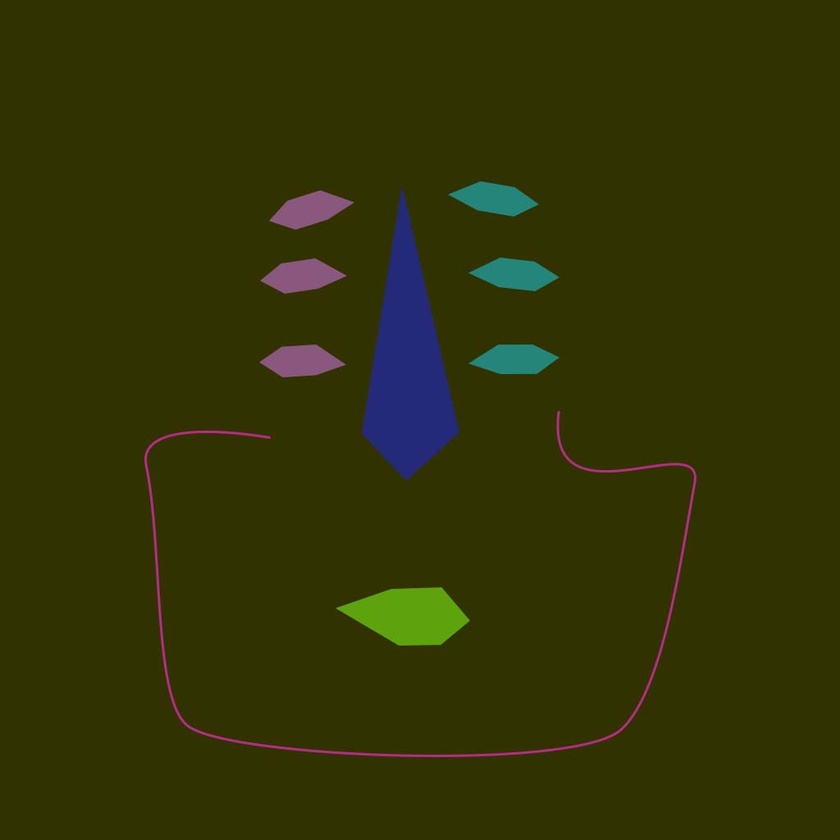
#> input picture _temp_imgs/temp.jpg, 840 x 840 px, shrunk from 1024 x 1024 before the run
$ python merge_sbs_batch.py --A _temp_imgs --B _temp_imgs --output out
#> lines starting #> are read from the running program, lines starting #| are printed output that depends on the picture
# merges 3 256x256px images side by side
# have to be named the same and be stored in two different folders
# arguments: -a A Image Dir // -b B Image Dir  // -c C Image Dir  //  -o Output Image Dir

import numpy as np
import argparse
import cv2
import os
import time


def merge_sbs_batch(image_dir_a, image_dir_b, image_dir_c, output_dir, *args):


#> called with image_dir_a = '_temp_imgs', image_dir_b = '_temp_imgs', output_dir = 'out'
    print("\n")
    print("\nStart SBS Merging of Images")
    print("Image A Directory:", image_dir_a)
    print("Image B Directory:", image_dir_b)

    if (image_dir_c != None):
        print("Image C Directory:", image_dir_c, "\n")
    else:
        print("No C Image Dir\n")


    a_images = iter(os.listdir(image_dir_a))
    b_images = iter(os.listdir(image_dir_b))

    if (image_dir_c != None):
        c_images = iter(os.listdir(image_dir_c))

    end_reached = 0
    n = 1

    while not end_reached:
        try:
            file_a = os.path.join(image_dir_a,next(a_images))
            file_b = os.path.join(image_dir_b,next(b_images))

            a = cv2.imread(file_a)
#> a is the input picture: shape (840, 840, 3); mean B, G, R 6.2, 51.5, 49.4
            b = cv2.imread(file_b)

            if (image_dir_c != None):
                c = cv2.imread(os.path.join(image_dir_c,next(c_images)))

            res = a.shape[1]
#> res = 840


            #print(a.shape, b.shape, c.shape)

            if (image_dir_c != None):

                image = np.concatenate((a, b, c), axis=1)

            else:
                image = np.concatenate((a, b), axis=1)
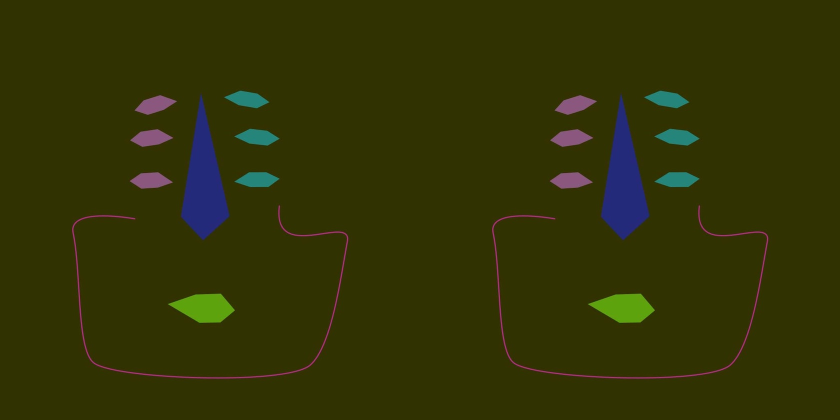
#> image: shape (840, 1680, 3) (shown at 1/2 size); mean B, G, R 6.2, 51.5, 49.4

            image_file = os.path.join(output_dir, "img_sbs_{0}.jpg".format(str(n).zfill(4)))
            cv2.imwrite(image_file, image)
            print("SBS Image created:", image_file)

            n += 1

        except StopIteration:
            end_reached = True

            print("\nFinished merging Images\n")


#argument parser

if __name__ == "__main__":
    ap = argparse.ArgumentParser(description='OpenCV Canny Edge Detection Conversion')

    ap.add_argument("-a", "--A",
                    dest='input_dir_a',
                    required=True,
                    help="path to input A images dir")
    ap.add_argument("-b", "--B",
                    dest='input_dir_b',
                    required=True,
                    help="path to input B images dir")
    ap.add_argument("-c", "--C",
                    dest='input_dir_c',
                    required=False,
                    help="path to input C images dir")
    ap.add_argument("-o", "--output",
                    dest='output_dir',
                    required=True,
                    help="path to merged output dir")

    results = ap.parse_args()


    #run function

    merge_sbs_batch(results.input_dir_a,
                    results.input_dir_b,
                    results.input_dir_c,
                    results.output_dir)
